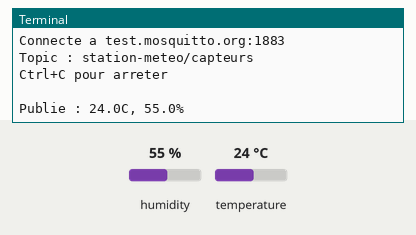
Simulated run of this program. Board: Raspberry Pi (BCM pin numbers). Shown: the last lines printed to the terminal. The inputs (shaded band) are chosen by the test bench; at power-on: humidity 55 %, temperature 24 °C. No MQTT or app messages arrive unless stated; the clock reads 2024-03-15 10:24:30 at power-on unless the program sets it.

Above: at 1.3 s.
1.4 s: humidity set to 22 %
At 5.8 s:
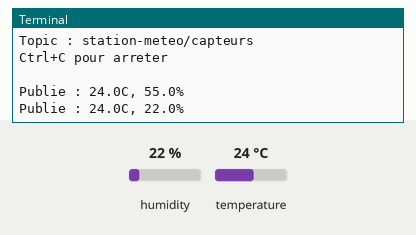
7.4 s: temperature set to 12 °C
At 10.8 s:
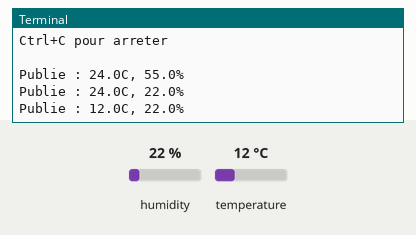
13.4 s: humidity set to 40 %
At 15.9 s:
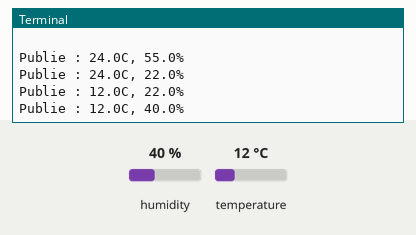
Timing chart, 0 to 17.4 s (numbered marks = the images above; inputs shaded):
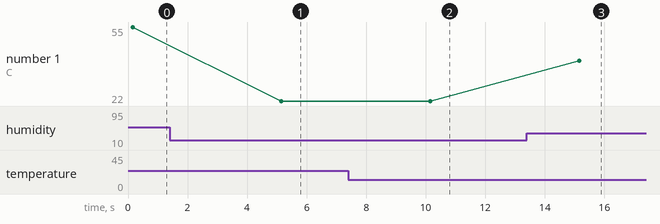

The program:

mqtt_example.py
```python
# /// script
# requires-python = ">=3.11"
# dependencies = ["adafruit-circuitpython-ahtx0", "adafruit-blinka", "paho-mqtt"]
# ///
"""
Exemple de publication MQTT des donnees capteur vers un broker.

Categorie B -- Traitement et logique
Difficulte : Moyenne

Ce snippet montre comment:
- Se connecter a un broker MQTT (ex. test.mosquitto.org)
- Publier les donnees de temperature et humidite en JSON
- Gerer les erreurs de connexion et de publication
- Se deconnecter proprement
"""

import json
import time

import board
import adafruit_ahtx0
import paho.mqtt.client as mqtt


# Configuration MQTT
BROKER_HOST = "test.mosquitto.org"
BROKER_PORT = 1883
TOPIC = "station-meteo/capteurs"


def create_mqtt_client():
    """
    Cree et configure un client MQTT.

    Returns:
        mqtt.Client: Client MQTT configure
    """
    client = mqtt.Client(mqtt.CallbackAPIVersion.VERSION2)
    return client


def publish_sensor_data(client, temperature, humidity):
    """
    Publie les donnees capteur au format JSON sur le topic MQTT.

    Args:
        client (mqtt.Client): Client MQTT connecte
        temperature (float): Temperature en Celsius
        humidity (float): Humidite relative en pourcentage
    """
    payload = json.dumps({
        "temperature_c": round(temperature, 2),
        "humidity_pct": round(humidity, 2),
        "timestamp": time.time(),
    })
    result = client.publish(TOPIC, payload)
    result.wait_for_publish()


# Exemple d'utilisation
if __name__ == "__main__":
    # Initialisation capteur
    i2c = board.I2C()
    sensor = adafruit_ahtx0.AHTx0(i2c)

    # Connexion MQTT
    client = create_mqtt_client()
    try:
        client.connect(BROKER_HOST, BROKER_PORT)
        client.loop_start()
        print(f"Connecte a {BROKER_HOST}:{BROKER_PORT}")
        print(f"Topic : {TOPIC}")
        print("Ctrl+C pour arreter\n")

        while True:
            temperature = sensor.temperature
            humidity = sensor.relative_humidity
            publish_sensor_data(client, temperature, humidity)
            print(f"Publie : {temperature:.1f}C, {humidity:.1f}%")
            time.sleep(5)

    except KeyboardInterrupt:
        print("\nArret demande par l'utilisateur")

    finally:
        client.loop_stop()
        client.disconnect()
        print("Deconnexion MQTT propre")
```

Measured:
- after the input at 1.4 s, the terminal: prints a new line after 3.8 s (image 1)
- after the input at 7.4 s, the terminal: prints a new line after 2.8 s (image 2)
- after the input at 13.4 s, the terminal: prints a new line after 1.8 s (image 3)
- plotted number 1: 55 → 22 after the input at 1.4 s, 22 → 40 after the input at 13.4 s
